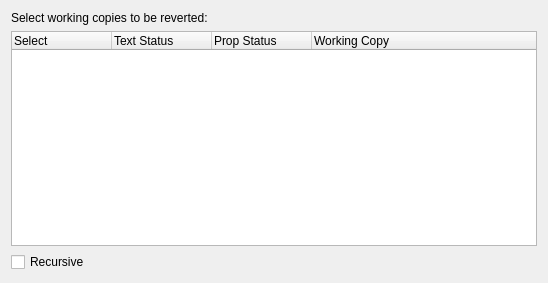
<ui version="4.0" >
 <class>SvnRevertOptionDlg</class>
 <widget class="QWidget" name="SvnRevertOptionDlg" >
  <property name="geometry" >
   <rect>
    <x>0</x>
    <y>0</y>
    <width>548</width>
    <height>283</height>
   </rect>
  </property>
  <property name="windowTitle" >
   <string>Form</string>
  </property>
  <layout class="QVBoxLayout" >
   <item>
    <widget class="QLabel" name="label" >
     <property name="text" >
      <string>Select working copies to be reverted:</string>
     </property>
    </widget>
   </item>
   <item>
    <widget class="QTreeWidget" name="treeWidget" >
     <property name="rootIsDecorated" >
      <bool>false</bool>
     </property>
     <property name="uniformRowHeights" >
      <bool>true</bool>
     </property>
     <column>
      <property name="text" >
       <string>Select</string>
      </property>
     </column>
     <column>
      <property name="text" >
       <string>Text Status</string>
      </property>
     </column>
     <column>
      <property name="text" >
       <string>Prop Status</string>
      </property>
     </column>
     <column>
      <property name="text" >
       <string>Working Copy</string>
      </property>
     </column>
    </widget>
   </item>
   <item>
    <widget class="QCheckBox" name="recursive" >
     <property name="text" >
      <string>Recursive</string>
     </property>
    </widget>
   </item>
  </layout>
 </widget>
 <resources/>
 <connections/>
</ui>
